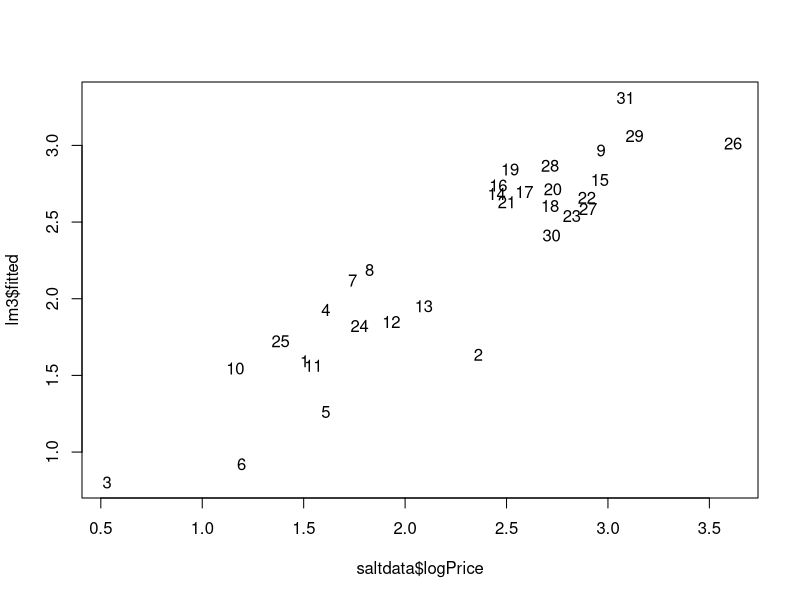
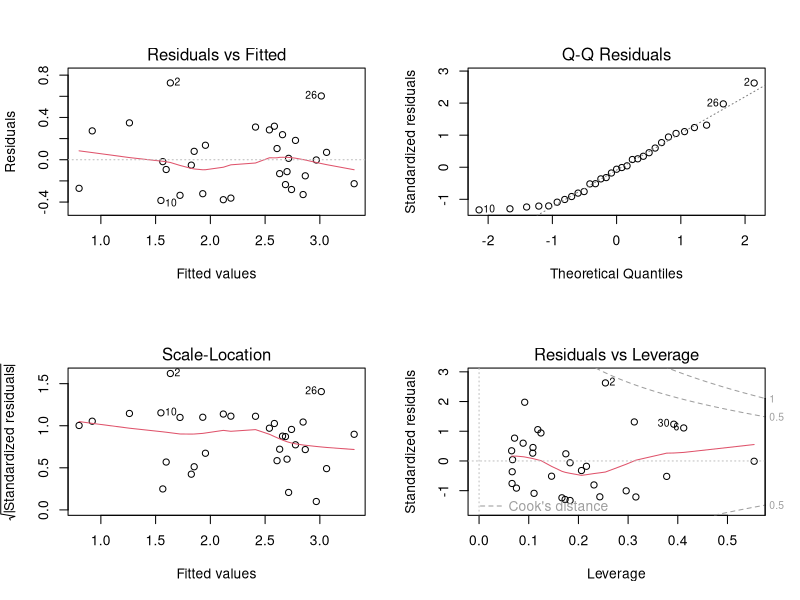
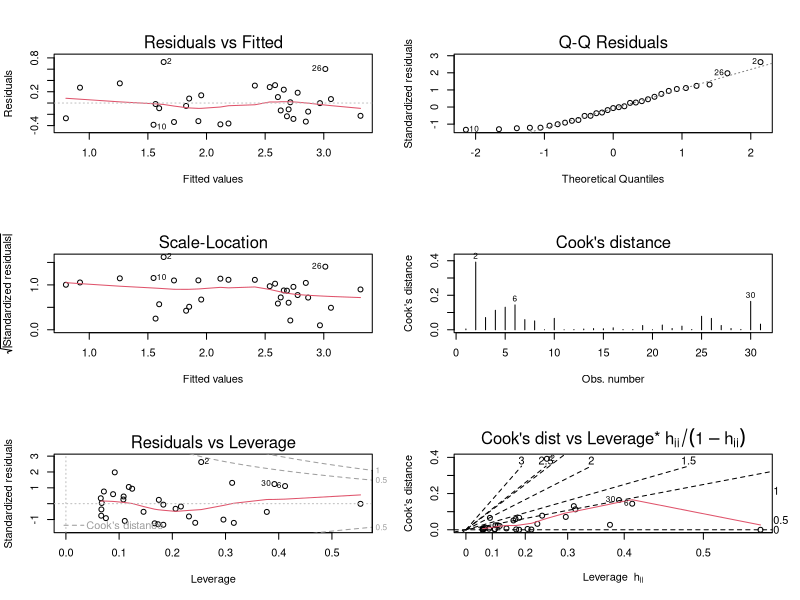
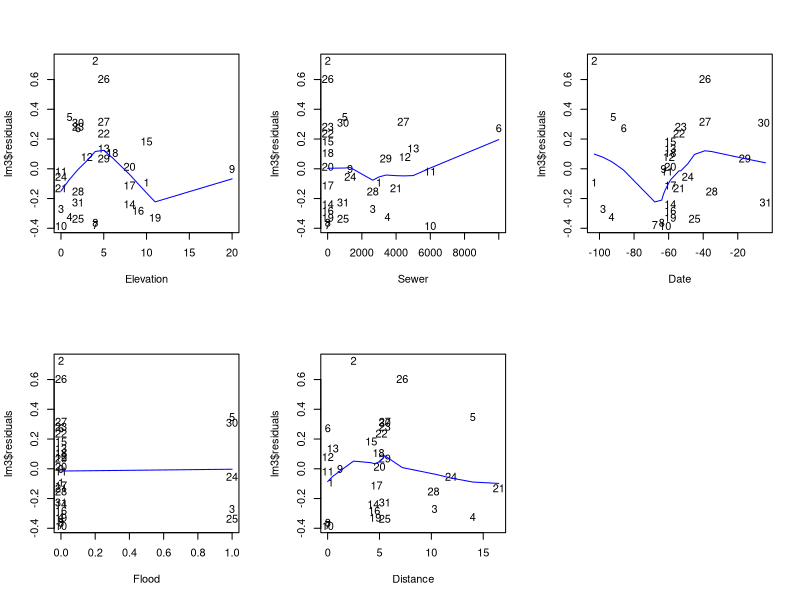

R code for these plots, in order: (Note: this script raises an error after producing the figures.)
#import:
saltdata <- read.table("LESLIE_SALT.csv", header = TRUE,
                       sep = ";", dec = ".")
#import:
saltdata$logPrice <- log(saltdata$Price)
# Simple regression
lm1 <- lm(logPrice ~ Distance, data = saltdata)
summary(lm1)
# Full MLR model:
lm2 <- lm(logPrice ~ County + Size + Elevation + Sewer + Date
          + Flood + Distance, data = saltdata)
summary(lm2)
step(lm2, direction = "backward")
logLik(lm2)
2*9-2*logLik(lm2)
AIC(lm2)
lm2summary <- summary(lm2)
lm2summary$sigma
var_ml <- lm2summary$sigma^2*23/31
sum(log(dnorm(resid(lm2), sd = sqrt(var_ml))))
lm3 <- lm(formula = logPrice ~ Elevation + Sewer + Date + Flood + 
         Distance, data = saltdata)
summary(lm3)
# plot fitted vs. observed - identifying observation nr:
plot(saltdata$logPrice, lm3$fitted, type = "n")
text(saltdata$logPrice, lm3$fitted, labels = row.names(saltdata))
# Regression Diagnostics plots given automatically, either 4: 
par(mfrow = c(2, 2))
plot(lm3)
# Or 6:
par(mfrow = c(3, 2))
plot(lm3, 1:6)
# Plot residuals versus individual xs:
par(mfrow = c(2, 3))
for (i in 4:8) {
  plot(lm3$residuals ~ saltdata[,i], type = "n", xlab = names(saltdata)[i])
  text(saltdata[,i], lm3$residuals, labels = row.names(saltdata))  
lines(lowess(saltdata[,i], lm3$residuals), col = "blue")
} 
library(reshape2)
saltdata$residuals <- resid(lm3)
saltdata2 <- melt(saltdata, measure.vars=c(4:6,8))
p <- ggplot(saltdata2, aes(value, residuals))
p <- p + geom_point(shape=1)
p <- p + geom_smooth(method="loess")
p <- p + facet_wrap(~ variable, scales="free") 
print(p)
lm4 <- lm(formula = logPrice ~ Elevation + Sewer + Date + Flood + 
         Distance + poly(Elevation, 3)+ poly(Date, 3), data = saltdata)
summary(lm4)
lm5  <- lm(formula = logPrice ~ (Elevation + Sewer + Date + Flood + Distance) *
       (Elevation + Sewer + Date + Flood + Distance), data = saltdata)
summary(lm5)
lm6  <- lm(formula = logPrice ~ Elevation + Sewer + Date + Flood + Distance +
       Elevation*(Sewer + Date + Flood) + Flood*(Date + Sewer) + Sewer*Distance, 
       data = saltdata)
summary(lm6)
lm7  <- lm(formula = logPrice ~ Elevation + Sewer + Date + Flood + Distance +
       Elevation*Sewer + Sewer*Distance, 
       data = saltdata)
summary(lm7)
# How to remove a potential outlier and re-analyze:
# E.g. Let's try without observation no 2 and 10: 
# Remove and copy-paste:
saltdata_red=saltdata[-c(2,10),]
# Check:
dim(saltdata)
dim(saltdata_red)
#row.names(saltdata_red)

lm3_red=lm(formula = logPrice ~ Elevation + Sewer + Date + 
             Flood + Distance, data = saltdata_red)
summary(lm3_red)
par(mfrow = c(3, 2))
plot(lm3_red, 1:6)
# With confidence intervals:
predict(lm3, saltdata[c(3,7,9),], interval = 'confidence')
# With prediction intervals:
predict(lm3, saltdata[c(3,7,9),], interval = 'prediction')
prostate <- read.table("prostatedata.txt", header = TRUE, 
                       sep = ";", dec = ",")
head(prostate)
summary(prostate)
dim(prostate)
pairs(prostate)


# lm4<-step(lm3)
# drop1(lm4,test="F")
# drop1(lm5<-update(lm4,~.-aveTemp:maxTemp),test="F")
